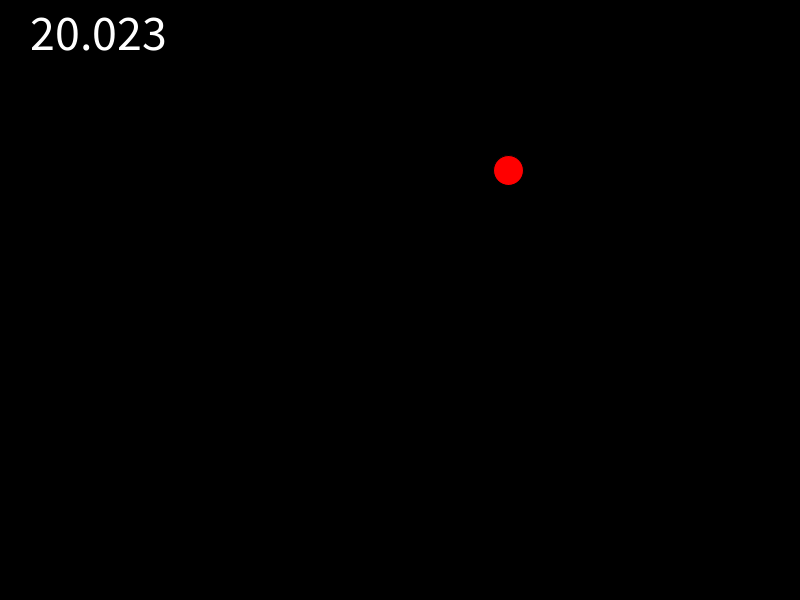
Frame 1 (no input)
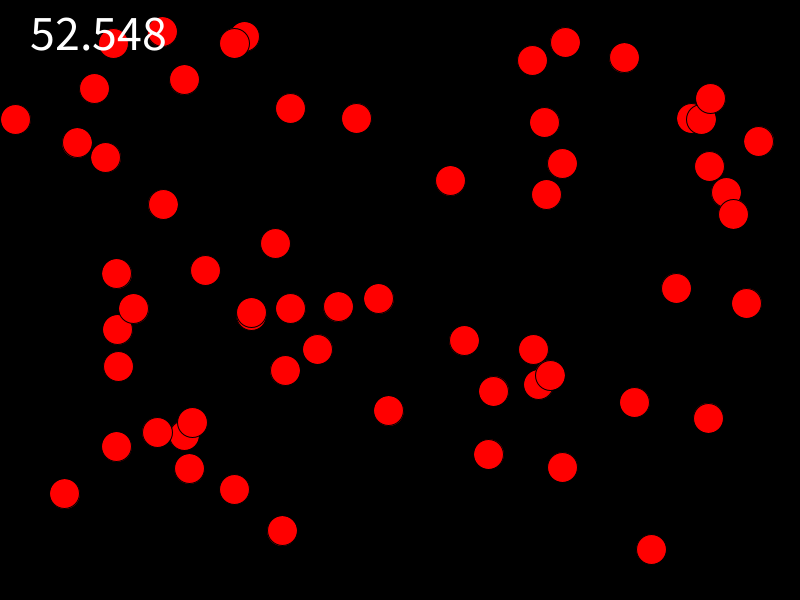
Frame 60 (the mouse pressed at the canvas centre just before this capture)
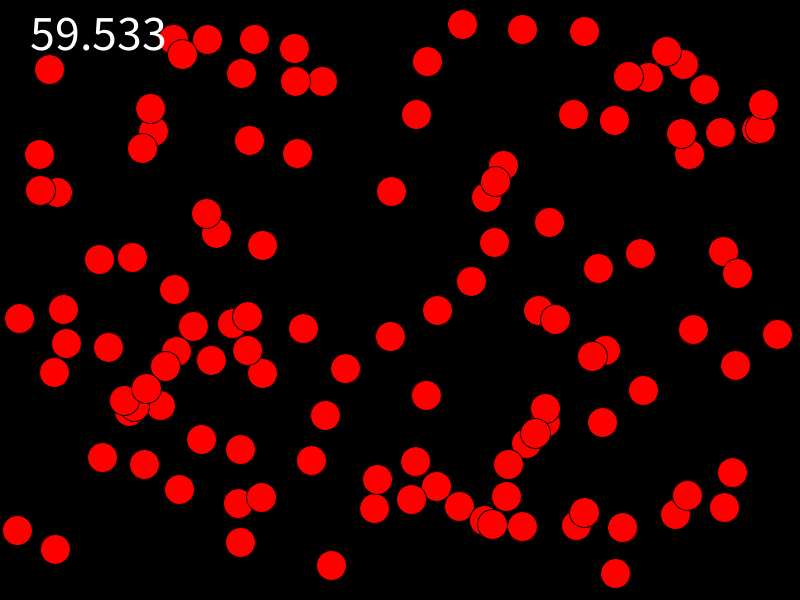
Frame 120 (the mouse held since frame 60 and released just before this capture)

The Processing sketch that drew these frames (run headless with seeded random() and noise(); from frame 60 on, the mouse is pressed at the canvas centre):

// Processing sketch: ArrayList_Example
// ── ArrayList_Example.pde
//ArrayList vs Array
//Array has a set size, ArrayList does not have a set size
//Array is simple to set up, but difficult to add/remove
//ArrayList is designed for frequent additions and removals
//Arrays specify which type of data they store, but we have to do that ourselves for an ArrayList
//both have an index starting at 0
//length of an array is arrayName.length
//size of an ArrayList is arrayListName.size()
//add to or remove from an ArrayList with .add() and .remove()

//declare and initialize the ArrayList
ArrayList<BouncyBall> balls = new ArrayList<BouncyBall>();
int maxBalls = 200;

void setup() {
  size(800, 600);
  textSize(50);
  background(0);
}

void draw() {
  //add a new BouncyBall using the .add() method
  balls.add(new BouncyBall(30));
  background(0);
  fill(255, 0, 0);
  //use a for loop to go through all possible values for the index
  for (int i = 0; i < balls.size (); i++) {
    BouncyBall b = balls.get(i);    //declare a placeholder BouncyBall and assign it the BouncyBall that we get at the specified index
    //do whatever I want with BouncyBall b
    b.display();
    b.move();
    b.wallBounce();
  }
  fill(255);
  text(frameRate, 20, 50);
  //if there are more than 20 balls, remove the oldest one using .remove()
  if (balls.size() > maxBalls) {
    balls.remove(0);
  }
}


// ── BouncyBall.pde
class BouncyBall {
  PVector loc, vel;
  float sz;

  BouncyBall(float tempsz) {
    sz = tempsz;
    loc = new PVector(random(sz, width-sz), random(sz, height-sz));
    vel = PVector.random2D();
  }

  void display() {
    ellipse(loc.x, loc.y, sz, sz);
  }
  void move() {
    loc.add(vel);
  }
  void wallBounce() {
    if (loc.x + sz/2 > width) {
      vel.x = -abs(vel.x);
    } 
    if (loc.x - sz/2 < 0) {
      vel.x = abs(vel.x);
    }
    if (loc.y + sz/2 > height) {
      vel.y = -abs(vel.y);
    }
    if (loc.y - sz/2 < 0) {
      vel.y = abs(vel.y);
    }
  }
  void collideWith(BouncyBall someOtherBall) {
    if (loc.dist(someOtherBall.loc) < sz/2 + someOtherBall.sz/2) {
      vel = PVector.sub(loc, someOtherBall.loc);
      vel.normalize();
    }
  }
}
